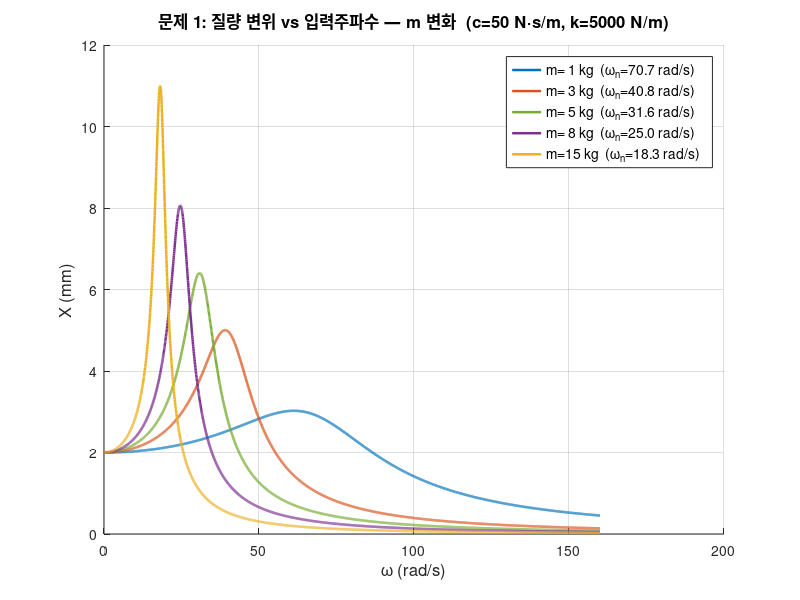
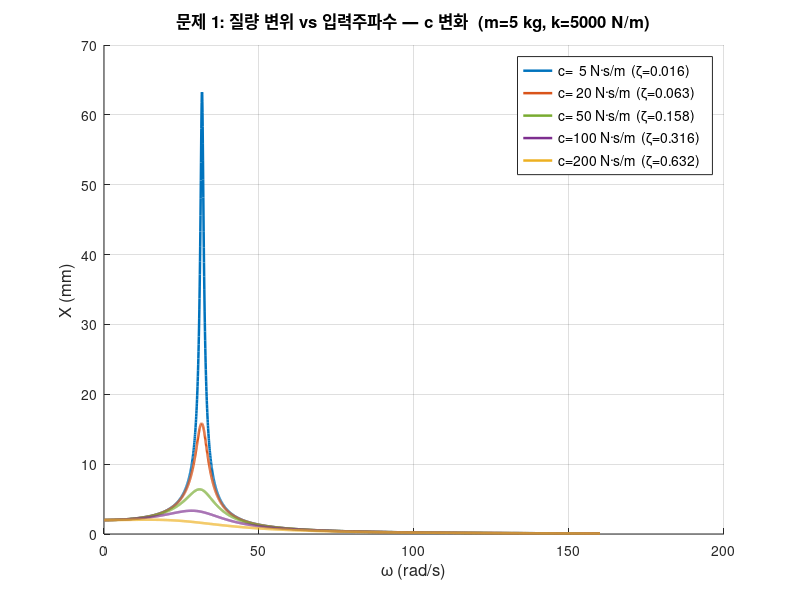
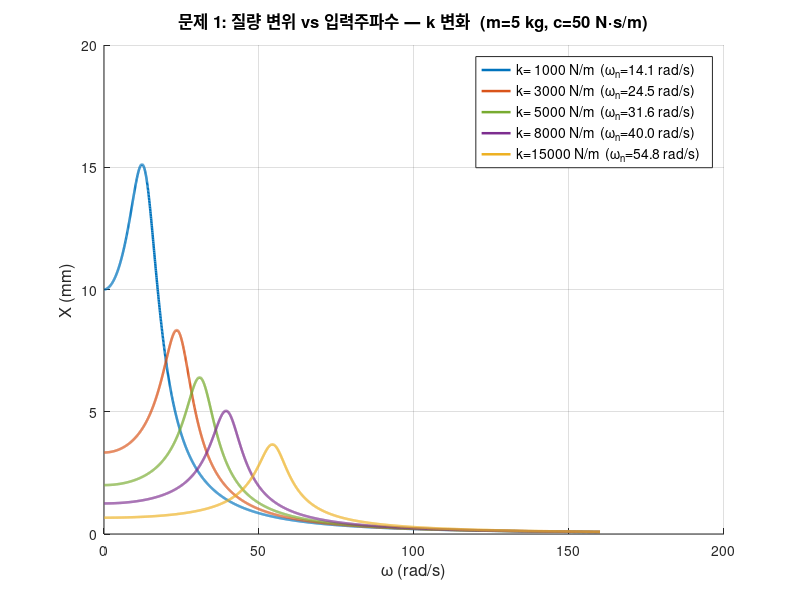
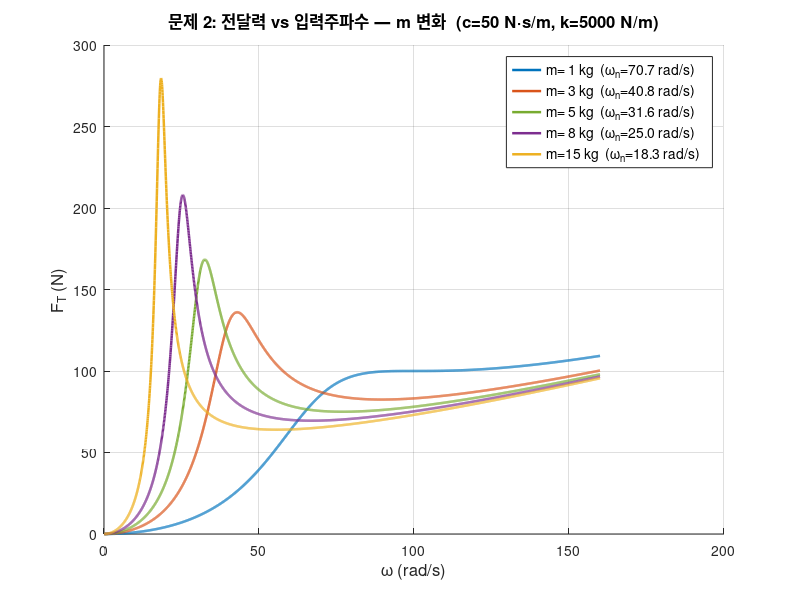

MATLAB code for these plots, in order:
% solve.m - Vibration Homework #2
% Problem 1: Harmonic force excitation  f(t) = F*sin(omega*t)
% Problem 2: Base excitation            y(t) = Y*sin(omega*t)

clear; clc; close all;

%% ── 공통 파라미터 ────────────────────────────────────────────
F     = 10;                          % N   , 가진력 진폭 (문제 1)
Y     = 0.01;                        % m   , 바닥 변위 진폭 (문제 2)
omega = linspace(0.1, 160, 3000);    % rad/s, 입력 주파수 벡터

fig_dir = fullfile(fileparts(mfilename('fullpath')), '..', 'figures');
if ~exist(fig_dir, 'dir'), mkdir(fig_dir); end

% 5케이스 구분 색상
clrs = [0.00 0.45 0.74;   % 파랑
        0.85 0.33 0.10;   % 주황
        0.47 0.67 0.19;   % 초록
        0.49 0.18 0.56;   % 보라
        0.93 0.69 0.13];  % 노랑

%% ════════════════════════════════════════════════════════════
%  문제 1  Harmonic Force Excitation
%  X = F / sqrt( (k - m*omega^2)^2 + (c*omega)^2 )
%% ════════════════════════════════════════════════════════════

fprintf('=== Problem 1: Harmonic Force Excitation ===\n');

% ── (a) m 변화 : c=50 N·s/m, k=5000 N/m 고정 ──────────────
c_f = 50;  k_f = 5000;
m_vals = [1, 3, 5, 8, 15];   % kg

fig = figure('Name','P1 Vary m', 'Position',[50 50 900 560]);
hold on;
for i = 1:length(m_vals)
    m = m_vals(i);
    X  = F ./ sqrt((k_f - m*omega.^2).^2 + (c_f*omega).^2);
    wn = sqrt(k_f / m);
    plot(omega, X*1000, 'Color', clrs(i,:), 'LineWidth', 1.8, ...
        'DisplayName', sprintf('m=%2g kg  (\\omega_n=%.1f rad/s)', m, wn));
    fprintf('  m=%2g kg  wn=%5.1f rad/s  X_peak=%7.4f mm\n', ...
        m, wn, max(X)*1000);
end
xlabel('\omega (rad/s)', 'FontSize',12);
ylabel('X (mm)', 'FontSize',12);
title('문제 1: 질량 변위 vs 입력주파수 — m 변화  (c=50 N·s/m, k=5000 N/m)', 'FontSize',12);
legend('Location','northeast','FontSize',10); grid on;
saveas(fig, fullfile(fig_dir, 'p1_vary_m.png'));
fprintf('  → p1_vary_m.png 저장\n\n');

% ── (b) c 변화 : m=5 kg, k=5000 N/m 고정 ───────────────────
m_f = 5;   k_f = 5000;
c_vals = [5, 20, 50, 100, 200];   % N·s/m

fig = figure('Name','P1 Vary c', 'Position',[50 50 900 560]);
hold on;
for i = 1:length(c_vals)
    c = c_vals(i);
    X    = F ./ sqrt((k_f - m_f*omega.^2).^2 + (c*omega).^2);
    zeta = c / (2*sqrt(m_f*k_f));
    plot(omega, X*1000, 'Color', clrs(i,:), 'LineWidth', 1.8, ...
        'DisplayName', sprintf('c=%3g N·s/m  (\\zeta=%.3f)', c, zeta));
    fprintf('  c=%3g N·s/m  zeta=%.3f  X_peak=%7.4f mm\n', ...
        c, zeta, max(X)*1000);
end
xlabel('\omega (rad/s)', 'FontSize',12);
ylabel('X (mm)', 'FontSize',12);
title('문제 1: 질량 변위 vs 입력주파수 — c 변화  (m=5 kg, k=5000 N/m)', 'FontSize',12);
legend('Location','northeast','FontSize',10); grid on;
saveas(fig, fullfile(fig_dir, 'p1_vary_c.png'));
fprintf('  → p1_vary_c.png 저장\n\n');

% ── (c) k 변화 : m=5 kg, c=50 N·s/m 고정 ───────────────────
m_f = 5;   c_f = 50;
k_vals = [1000, 3000, 5000, 8000, 15000];   % N/m

fig = figure('Name','P1 Vary k', 'Position',[50 50 900 560]);
hold on;
for i = 1:length(k_vals)
    k  = k_vals(i);
    X  = F ./ sqrt((k - m_f*omega.^2).^2 + (c_f*omega).^2);
    wn = sqrt(k / m_f);
    plot(omega, X*1000, 'Color', clrs(i,:), 'LineWidth', 1.8, ...
        'DisplayName', sprintf('k=%5g N/m  (\\omega_n=%.1f rad/s)', k, wn));
    fprintf('  k=%5g N/m  wn=%5.1f rad/s  X_peak=%7.4f mm\n', ...
        k, wn, max(X)*1000);
end
xlabel('\omega (rad/s)', 'FontSize',12);
ylabel('X (mm)', 'FontSize',12);
title('문제 1: 질량 변위 vs 입력주파수 — k 변화  (m=5 kg, c=50 N·s/m)', 'FontSize',12);
legend('Location','northeast','FontSize',10); grid on;
saveas(fig, fullfile(fig_dir, 'p1_vary_k.png'));
fprintf('  → p1_vary_k.png 저장\n\n');

%% ════════════════════════════════════════════════════════════
%  문제 2  Base Excitation
%  X  = Y * sqrt(k^2+(c*omega)^2) / sqrt((k-m*omega^2)^2+(c*omega)^2)
%  F_T = m * omega^2 * X       (Newton 2nd law: F_T = m*x'')
%% ════════════════════════════════════════════════════════════

fprintf('=== Problem 2: Base Excitation ===\n');

% ── (a) m 변화 : c=50 N·s/m, k=5000 N/m 고정 ──────────────
c_f = 50;  k_f = 5000;

fig = figure('Name','P2 Vary m', 'Position',[50 50 900 560]);
hold on;
for i = 1:length(m_vals)
    m  = m_vals(i);
    X  = Y .* sqrt(k_f^2 + (c_f*omega).^2) ./ ...
             sqrt((k_f - m*omega.^2).^2 + (c_f*omega).^2);
    FT = m .* omega.^2 .* X;
    wn = sqrt(k_f / m);
    [FTmax, idx] = max(FT);
    boundary = idx >= length(omega) - 5;
    if boundary
        tag = sprintf('[경계값, ω=%.0f]', omega(idx));
    else
        tag = sprintf('[공진, ω=%.1f]', omega(idx));
    end
    plot(omega, FT, 'Color', clrs(i,:), 'LineWidth', 1.8, ...
        'DisplayName', sprintf('m=%2g kg  (\\omega_n=%.1f rad/s)', m, wn));
    fprintf('  m=%2g kg  wn=%5.1f rad/s  FT_max=%7.3f N  %s\n', ...
        m, wn, FTmax, tag);
end
xlabel('\omega (rad/s)', 'FontSize',12);
ylabel('F_T (N)', 'FontSize',12);
title('문제 2: 전달력 vs 입력주파수 — m 변화  (c=50 N·s/m, k=5000 N/m)', 'FontSize',12);
legend('Location','northeast','FontSize',10); grid on;
saveas(fig, fullfile(fig_dir, 'p2_vary_m.png'));
fprintf('  → p2_vary_m.png 저장\n\n');

% ── (b) c 변화 : m=5 kg, k=5000 N/m 고정 ───────────────────
m_f = 5;   k_f = 5000;

fig = figure('Name','P2 Vary c', 'Position',[50 50 900 560]);
hold on;
for i = 1:length(c_vals)
    c    = c_vals(i);
    X    = Y .* sqrt(k_f^2 + (c*omega).^2) ./ ...
               sqrt((k_f - m_f*omega.^2).^2 + (c*omega).^2);
    FT   = m_f .* omega.^2 .* X;
    zeta = c / (2*sqrt(m_f*k_f));
    [FTmax, idx] = max(FT);
    boundary = idx >= length(omega) - 5;
    if boundary
        tag = sprintf('[경계값, ω=%.0f]', omega(idx));
    else
        tag = sprintf('[공진, ω=%.1f]', omega(idx));
    end
    plot(omega, FT, 'Color', clrs(i,:), 'LineWidth', 1.8, ...
        'DisplayName', sprintf('c=%3g N·s/m  (\\zeta=%.3f)', c, zeta));
    fprintf('  c=%3g N·s/m  zeta=%.3f  FT_max=%7.3f N  %s\n', ...
        c, zeta, FTmax, tag);
end
xlabel('\omega (rad/s)', 'FontSize',12);
ylabel('F_T (N)', 'FontSize',12);
title('문제 2: 전달력 vs 입력주파수 — c 변화  (m=5 kg, k=5000 N/m)', 'FontSize',12);
legend('Location','northeast','FontSize',10); grid on;
saveas(fig, fullfile(fig_dir, 'p2_vary_c.png'));
fprintf('  → p2_vary_c.png 저장\n\n');

% ── (c) k 변화 : m=5 kg, c=50 N·s/m 고정 ───────────────────
m_f = 5;   c_f = 50;

fig = figure('Name','P2 Vary k', 'Position',[50 50 900 560]);
hold on;
for i = 1:length(k_vals)
    k  = k_vals(i);
    X  = Y .* sqrt(k^2 + (c_f*omega).^2) ./ ...
             sqrt((k - m_f*omega.^2).^2 + (c_f*omega).^2);
    FT = m_f .* omega.^2 .* X;
    wn = sqrt(k / m_f);
    [FTmax, idx] = max(FT);
    boundary = idx >= length(omega) - 5;
    if boundary
        tag = sprintf('[경계값, ω=%.0f]', omega(idx));
    else
        tag = sprintf('[공진, ω=%.1f]', omega(idx));
    end
    plot(omega, FT, 'Color', clrs(i,:), 'LineWidth', 1.8, ...
        'DisplayName', sprintf('k=%5g N/m  (\\omega_n=%.1f rad/s)', k, wn));
    fprintf('  k=%5g N/m  wn=%5.1f rad/s  FT_max=%7.3f N  %s\n', ...
        k, wn, FTmax, tag);
end
xlabel('\omega (rad/s)', 'FontSize',12);
ylabel('F_T (N)', 'FontSize',12);
title('문제 2: 전달력 vs 입력주파수 — k 변화  (m=5 kg, c=50 N·s/m)', 'FontSize',12);
legend('Location','northeast','FontSize',10); grid on;
saveas(fig, fullfile(fig_dir, 'p2_vary_k.png'));
fprintf('  → p2_vary_k.png 저장\n\n');

fprintf('모든 그래프 저장 완료: %s\n', fig_dir);
